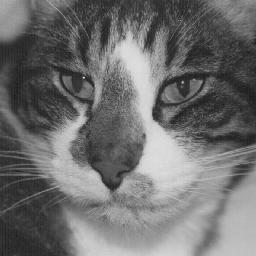
#> input picture immagini/dorian.jpg, 256 x 256 px, found by its file name
$ python esercitazione1.py
#> lines starting #> are read from the running program, lines starting #| are printed output that depends on the picture
import numpy as np
import skimage.io as io #io è una libreria pèer leggere e scrivere immagini in formato standar
import matplotlib.pyplot as plt #serve per visualizzare le immagini

plt.close("all") #chiude tutte le figure aperte precedentemente. serve per pulire
x= io.imread('immagini/dorian.jpg')
#> x is the input picture: shape (256, 256); min 21, max 228, mean 110.6

plt.figure(1) #crea una finestra, posso inserire un numero per indicare una specifica figura,
#cosi posso fare più figure

#all'interno della finestra devo visualizzare l'immagine
plt.imshow(x, cmap='gray', clim=[0,255]) #scala grigi, 0=nero, 255=bianco
#se non specifico la scala, di default usa quella a colori. se non specifico i limit di default
#mette il minimo e il massimo dell'immagine
plt.colorbar() #nella visualizzazione esce la scala di associazione
plt.show() #lancia il comando di visualizzazione
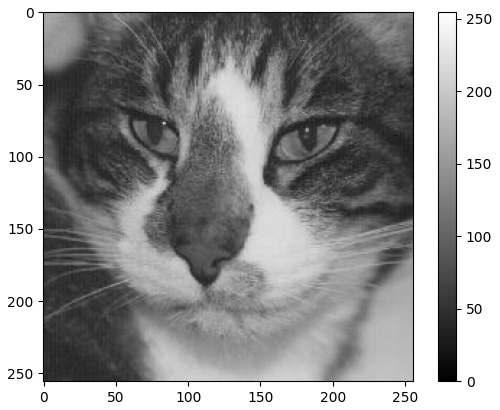
#> figure drawn by matplotlib, 2 panels

xmin=np.min(x)
#> xmin = 21
xmax=np.max(x)
#> xmax = 228
print("minimo", xmin)
#| minimo 21
print("massimo", xmax)
#| massimo 228

y=x[60:100, 50:100]
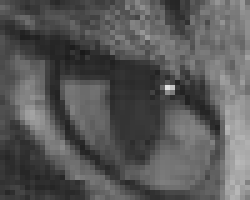
#> y: shape (40, 50) (shown 5 times larger); min 25, max 227, mean 87.9
plt.figure(2)
plt.imshow(y, cmap='gray', clim=[0,255])
plt.show()

#> (the run stopped early here; a loop or call above may not have finished)

$ run again, with immagini/auto.jpg copied over immagini/dorian.jpg
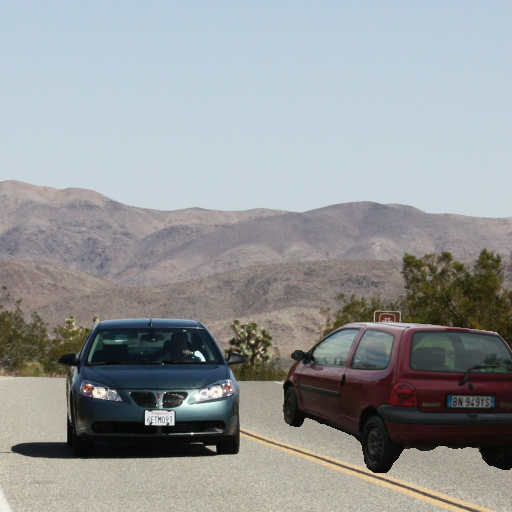
#> input picture immagini/auto.jpg, 1024 x 1024 px, found by its file name (shown at 1/2 size)
#> x is the input picture: shape (1024, 1024, 3); mean R, G, B 148.4, 151.6, 152.9
#> `plt.show()`:
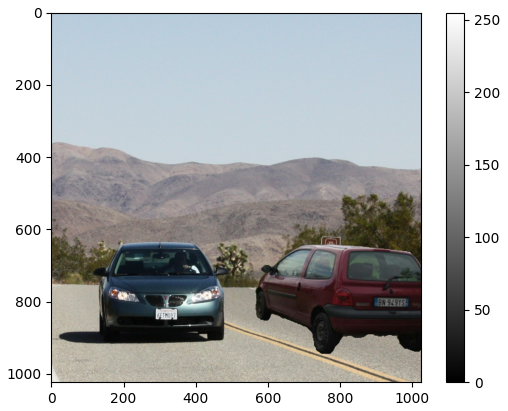
#> figure drawn by matplotlib, 2 panels
#> xmin = 0
#> xmax = 255
#| minimo 0
#| massimo 255
#> `y=x[60:100, 50:100]`:
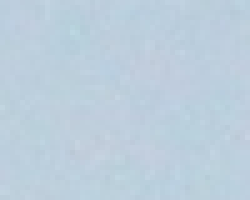
#> y: shape (40, 50, 3) (shown 5 times larger); mean R, G, B 188.4, 206.6, 220.7

$ run again, with immagini/azzurro.jpg copied over immagini/dorian.jpg
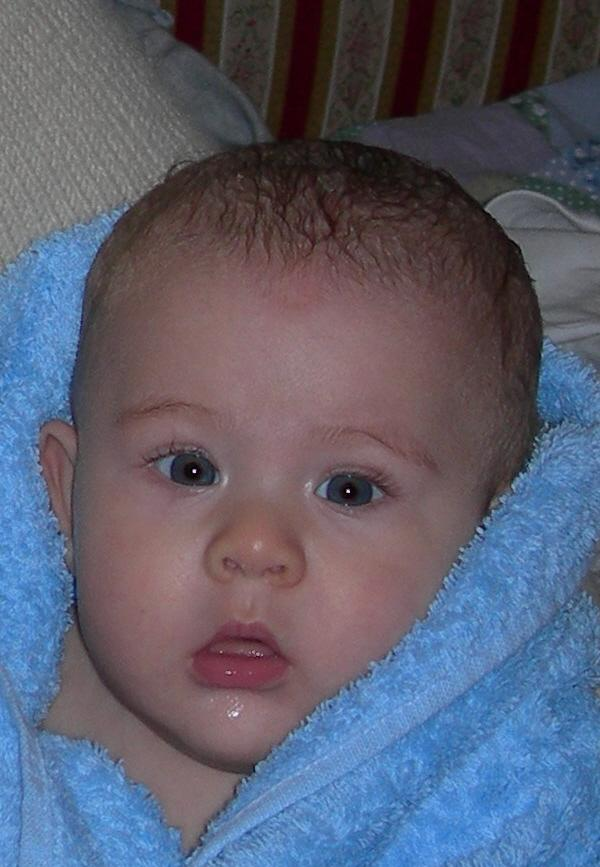
#> input picture immagini/azzurro.jpg, 600 x 867 px, found by its file name
#> x is the input picture: shape (867, 600, 3); mean R, G, B 91.6, 94.1, 111.2
#> `plt.show()`:
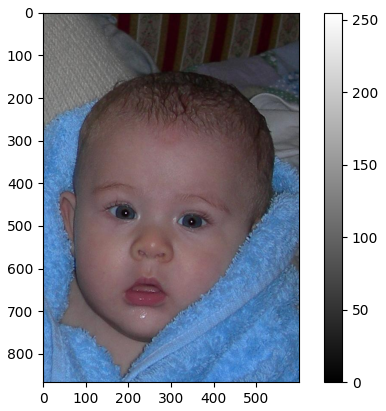
#> figure drawn by matplotlib, 2 panels
#> xmin = 0
#> xmax = 255
#| minimo 0
#| massimo 255
#> `y=x[60:100, 50:100]`:
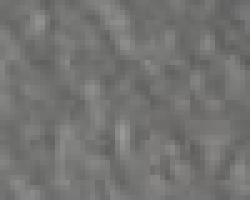
#> y: shape (40, 50, 3) (shown 5 times larger); mean R, G, B 116.1, 115.9, 114
